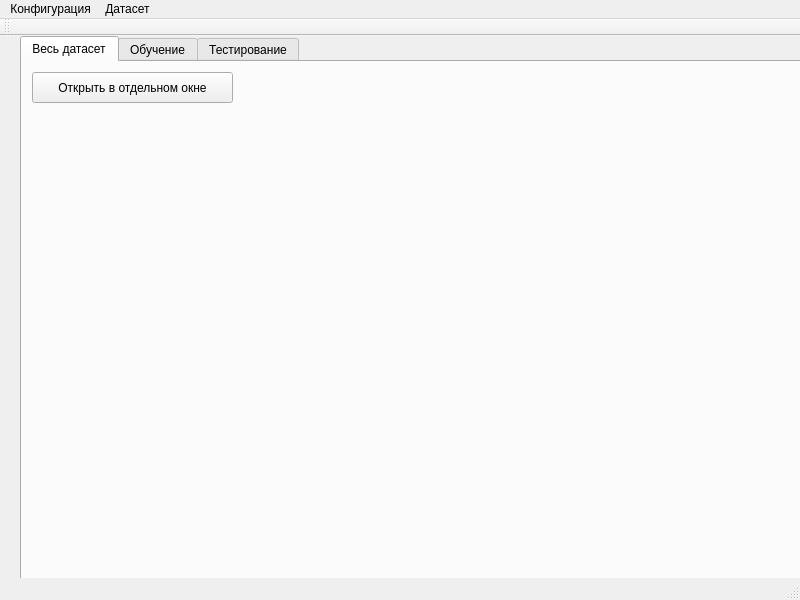
<?xml version="1.0" encoding="UTF-8"?>
<ui version="4.0">
 <class>MainWindow</class>
 <widget class="QMainWindow" name="MainWindow">
  <property name="geometry">
   <rect>
    <x>0</x>
    <y>0</y>
    <width>800</width>
    <height>600</height>
   </rect>
  </property>
  <property name="windowTitle">
   <string>Многослойный перцептрон + генетический алгоритм</string>
  </property>
  <widget class="QWidget" name="centralwidget">
   <widget class="QTabWidget" name="tabWidget">
    <property name="geometry">
     <rect>
      <x>20</x>
      <y>0</y>
      <width>800</width>
      <height>600</height>
     </rect>
    </property>
    <property name="acceptDrops">
     <bool>false</bool>
    </property>
    <property name="toolTip">
     <string/>
    </property>
    <property name="accessibleName">
     <string/>
    </property>
    <property name="currentIndex">
     <number>0</number>
    </property>
    <widget class="QWidget" name="tab_dataset">
     <attribute name="title">
      <string>Весь датасет</string>
     </attribute>
     <widget class="QPushButton" name="button_view_dataset">
      <property name="geometry">
       <rect>
        <x>10</x>
        <y>10</y>
        <width>201</width>
        <height>31</height>
       </rect>
      </property>
      <property name="text">
       <string>Открыть в отдельном окне</string>
      </property>
     </widget>
    </widget>
    <widget class="QWidget" name="tab_fit">
     <attribute name="title">
      <string>Обучение</string>
     </attribute>
     <widget class="QPushButton" name="button_run_fit">
      <property name="geometry">
       <rect>
        <x>10</x>
        <y>10</y>
        <width>141</width>
        <height>31</height>
       </rect>
      </property>
      <property name="text">
       <string>Запустить</string>
      </property>
     </widget>
     <widget class="QPushButton" name="button_view_fit">
      <property name="geometry">
       <rect>
        <x>160</x>
        <y>10</y>
        <width>221</width>
        <height>31</height>
       </rect>
      </property>
      <property name="text">
       <string>Открыть в отдельном окне</string>
      </property>
     </widget>
     <widget class="QLabel" name="label">
      <property name="geometry">
       <rect>
        <x>10</x>
        <y>60</y>
        <width>151</width>
        <height>16</height>
       </rect>
      </property>
      <property name="text">
       <string>Пколение</string>
      </property>
     </widget>
     <widget class="QLabel" name="label_2">
      <property name="geometry">
       <rect>
        <x>10</x>
        <y>80</y>
        <width>151</width>
        <height>21</height>
       </rect>
      </property>
      <property name="text">
       <string>Лучшая точность</string>
      </property>
     </widget>
     <widget class="QLabel" name="label_3">
      <property name="geometry">
       <rect>
        <x>10</x>
        <y>110</y>
        <width>151</width>
        <height>16</height>
       </rect>
      </property>
      <property name="text">
       <string>Средняя точность</string>
      </property>
     </widget>
     <widget class="QLabel" name="label_4">
      <property name="geometry">
       <rect>
        <x>10</x>
        <y>130</y>
        <width>241</width>
        <height>21</height>
       </rect>
      </property>
      <property name="text">
       <string>Среднееквадратичное отклонение</string>
      </property>
     </widget>
     <widget class="QLabel" name="label_best_acc">
      <property name="geometry">
       <rect>
        <x>260</x>
        <y>80</y>
        <width>59</width>
        <height>18</height>
       </rect>
      </property>
      <property name="text">
       <string/>
      </property>
     </widget>
     <widget class="QLabel" name="label_generation">
      <property name="geometry">
       <rect>
        <x>260</x>
        <y>60</y>
        <width>59</width>
        <height>18</height>
       </rect>
      </property>
      <property name="text">
       <string/>
      </property>
     </widget>
     <widget class="QLabel" name="label_mean_acc">
      <property name="geometry">
       <rect>
        <x>260</x>
        <y>107</y>
        <width>59</width>
        <height>18</height>
       </rect>
      </property>
      <property name="text">
       <string/>
      </property>
     </widget>
     <widget class="QLabel" name="label_deviation">
      <property name="geometry">
       <rect>
        <x>260</x>
        <y>130</y>
        <width>59</width>
        <height>18</height>
       </rect>
      </property>
      <property name="text">
       <string/>
      </property>
     </widget>
    </widget>
    <widget class="QWidget" name="tab_test">
     <attribute name="title">
      <string>Тестирование</string>
     </attribute>
     <widget class="QPushButton" name="button_run_test">
      <property name="geometry">
       <rect>
        <x>10</x>
        <y>10</y>
        <width>141</width>
        <height>31</height>
       </rect>
      </property>
      <property name="text">
       <string>Запустить</string>
      </property>
     </widget>
     <widget class="QPushButton" name="button_view_test">
      <property name="geometry">
       <rect>
        <x>160</x>
        <y>10</y>
        <width>221</width>
        <height>31</height>
       </rect>
      </property>
      <property name="text">
       <string>Открыть в отдельном окне</string>
      </property>
     </widget>
     <widget class="QLabel" name="label_5">
      <property name="geometry">
       <rect>
        <x>11</x>
        <y>50</y>
        <width>81</width>
        <height>16</height>
       </rect>
      </property>
      <property name="text">
       <string>Точность</string>
      </property>
     </widget>
     <widget class="QLabel" name="label_acc">
      <property name="geometry">
       <rect>
        <x>100</x>
        <y>50</y>
        <width>59</width>
        <height>18</height>
       </rect>
      </property>
      <property name="text">
       <string/>
      </property>
     </widget>
    </widget>
   </widget>
  </widget>
  <widget class="QMenuBar" name="menubar">
   <property name="geometry">
    <rect>
     <x>0</x>
     <y>0</y>
     <width>800</width>
     <height>23</height>
    </rect>
   </property>
   <widget class="QMenu" name="menu_2">
    <property name="title">
     <string>Датасет</string>
    </property>
    <addaction name="action_load_dataset"/>
   </widget>
   <widget class="QMenu" name="menu">
    <property name="title">
     <string>Конфигурация</string>
    </property>
    <addaction name="action_load_conf"/>
   </widget>
   <addaction name="menu"/>
   <addaction name="menu_2"/>
  </widget>
  <widget class="QStatusBar" name="statusbar"/>
  <widget class="QToolBar" name="toolBar">
   <property name="windowTitle">
    <string>toolBar</string>
   </property>
   <attribute name="toolBarArea">
    <enum>TopToolBarArea</enum>
   </attribute>
   <attribute name="toolBarBreak">
    <bool>false</bool>
   </attribute>
  </widget>
  <action name="action_2">
   <property name="text">
    <string>Загрузить</string>
   </property>
  </action>
  <action name="action_load_conf">
   <property name="text">
    <string>Загрузить</string>
   </property>
  </action>
  <action name="action_load_dataset">
   <property name="text">
    <string>Загрузить</string>
   </property>
  </action>
 </widget>
 <resources/>
 <connections/>
</ui>
